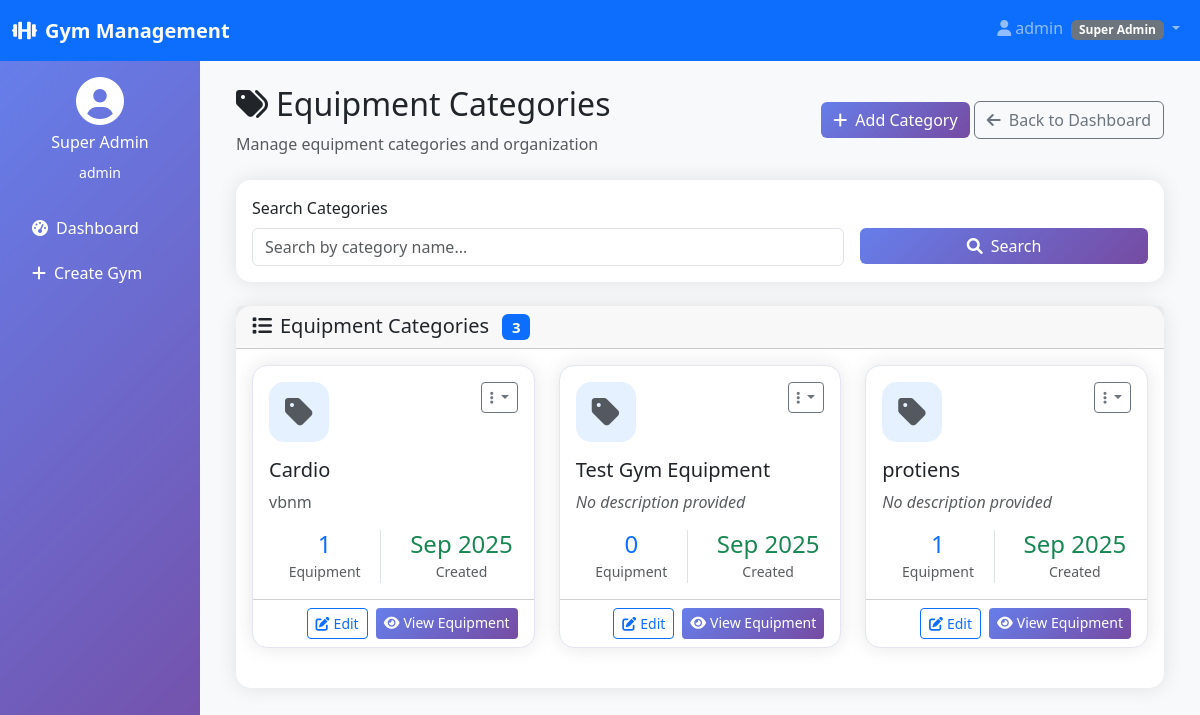
Screenshot of /inventory/categories/11/ (signed in) with the database file from the repository.
### multiple_gym/models.py (models this page shows)
class User(AbstractUser):
    USER_TYPES = (
        ('superadmin', 'Super Admin'),
        ('gymadmin', 'Gym Admin'),
        ('member', 'Member'),
        ('trainer', 'Trainer'),
    )
    user_type = models.CharField(max_length=20, choices=USER_TYPES, default='member')
    phone = models.CharField(max_length=15, blank=True)
    created_at = models.DateTimeField(auto_now_add=True)

### inventory_management/models.py (models this page shows, shortened)
class EquipmentCategory(models.Model):
    gym = models.ForeignKey(Gym, on_delete=models.CASCADE)
    name = models.CharField(max_length=255)
    description = models.TextField(blank=True)
    icon = models.ImageField(upload_to='category_icons/', blank=True, null=True)
    created_at = models.DateTimeField(auto_now_add=True)
    created_by = models.ForeignKey(settings.AUTH_USER_MODEL, on_delete=models.SET_NULL, null=True, blank=True)
    class Meta:
        verbose_name_plural = "Equipment Categories"
        ordering = ['name']
        unique_together = ['gym', 'name']  # Prevent duplicate category names per gym

### inventory_management/views.py (the view, shortened to what this page needs)
# urls.py: path('categories/<int:gym_id>/', views.equipment_category_list, name='equipment_category_list'),
@login_required
def equipment_category_list(request, gym_id):
    if request.user.user_type not in ["superadmin", "gymadmin"]:
        messages.error(request, "Access denied!")
        return redirect("login")
    gym = get_object_or_404(Gym, id=gym_id)
    try:
        categories = EquipmentCategory.objects.all().order_by('name')
        context = {
            'categories': categories,
            'gym': gym,
            'gym_id': gym_id,  # THIS IS IMPORTANT!
        }
        return render(request, 'inventory_management/equipment_category_list.html', context)
    except Exception as e:
        print(f"❌ Error in equipment_category_list: {str(e)}")
        messages.error(request, "Error loading categories. Please try again.")
        return redirect('inventory:dashboard', gym_id=gym_id)

### templates/inventory_management/equipment_category_list.html (shortened to what this page needs)
{% extends 'multiple_gym/base.html' %}
{% load static %}
{% block content %}
<div class="d-flex justify-content-between align-items-center mb-4">
    <div>
        <h2><i class="fas fa-tags me-2"></i>Equipment Categories</h2>
        <p class="text-muted mb-0">Manage equipment categories and organization</p>
    </div>
    <div>
      <a href="{% url 'inventory:add_equipment_category' gym_id %}" class="btn btn-primary">
          <i class="fas fa-plus me-2"></i>Add Category
      </a>
        <a href="{% url 'inventory:dashboard' gym_id %}" class="btn btn-outline-secondary">
            <i class="fas fa-arrow-left me-2"></i>Back to Dashboard
        </a>
    </div>
</div>
<div class="card mb-4">
    <div class="card-body">
        <form method="GET" class="row g-3">
            <div class="col-md-8">
                <label class="form-label">Search Categories</label>
                <input type="text" name="search" class="form-control" placeholder="Search by category name..." value="{{ search_query }}">
            </div>
            <div class="col-md-4">
                <label class="form-label">&nbsp;</label>
                <div class="d-grid">
                    <button type="submit" class="btn btn-primary">
                        <i class="fas fa-search me-2"></i>Search
                    </button>
                </div>
            </div>
        </form>
    </div>
</div>
<div class="card">
    <div class="card-header">
        <h5 class="card-title mb-0">
            <i class="fas fa-list me-2"></i>Equipment Categories
            <span class="badge bg-primary ms-2">{{ categories|length }}</span>
        </h5>
    </div>
    <div class="card-body">
        {% if categories %}
        <div class="row">
            {% for category in categories %}
            <div class="col-xl-4 col-lg-6 col-md-6 mb-4">
                <div class="card h-100 category-card">
                    <div class="card-body">
                        <div class="d-flex justify-content-between align-items-start mb-3">
                            <div class="category-icon">
                                {% if category.icon %}
                                <i class="fas {{ category.icon }} fa-2x text-primary"></i>
                                {% else %}
                                <i class="fas fa-tag fa-2x text-muted"></i>
                                {% endif %}
                            </div>
                            <div class="dropdown">
                                <button class="btn btn-sm btn-outline-secondary dropdown-toggle" type="button" data-bs-toggle="dropdown">
                                    <i class="fas fa-ellipsis-v"></i>
                                </button>
                            </div>
                        </div>
                        <h5 class="card-title">{{ category.name }}</h5>
                        <p class="text-muted mb-3">
                            {% if category.description %}
                                {{ category.description|truncatewords:15 }}
                            {% else %}
                                <em>No description provided</em>
                            {% endif %}
                        </p>
                        <div class="row text-center">
                            <div class="col-6">
                                <div class="border-end">
                                    <div class="h4 mb-0 text-primary">{{ category.equipment.count }}</div>
                                    <small class="text-muted">Equipment</small>
                                </div>
                            </div>
                            <div class="col-6">
                                <div class="h4 mb-0 text-success">{{ category.created_at|date:"M Y" }}</div>
                                <small class="text-muted">Created</small>
                            </div>
                        </div>
                    </div>
                    <div class="card-footer bg-transparent">
                        <div class="d-grid gap-2 d-md-flex justify-content-md-end">
                            <a href="{% url 'inventory:edit_equipment_category' gym_id category.id %}" class="btn btn-outline-primary btn-sm">
                                <i class="fas fa-edit me-1"></i>Edit
                            </a>
                            <a href="{% url 'inventory:equipment_list' gym_id %}?category={{ category.id }}" class="btn btn-primary btn-sm">
                                <i class="fas fa-eye me-1"></i>View Equipment
                            </a>
                        </div>
                    </div>
                </div>
            </div>
            {% endfor %}
        </div>
        {% endif %}
    </div>
</div>
{% endblock %}

### templates/multiple_gym/base.html (shortened to what this page needs)
<!DOCTYPE html>
<html lang="en">
<head>
    <link href="https://cdnjs.cloudflare.com/ajax/libs/bootstrap/5.3.0/css/bootstrap.min.css" rel="stylesheet">
    <link href="https://cdnjs.cloudflare.com/ajax/libs/font-awesome/6.0.0/css/all.min.css" rel="stylesheet">
</head>
<body class="bg-light">
    <nav class="navbar navbar-expand-lg navbar-dark bg-primary">
        <div class="container-fluid">
            <a class="navbar-brand" href="#">
                <i class="fas fa-dumbbell me-2"></i>Gym Management
            </a>
            {% if user.is_authenticated %}
            <div class="navbar-nav ms-auto">
                <div class="nav-item dropdown">
                    <a class="nav-link dropdown-toggle" href="#" role="button" data-bs-toggle="dropdown">
                        <i class="fas fa-user me-1"></i>{{ user.username }}
                        <span class="badge bg-secondary ms-1">{{ user.get_user_type_display }}</span>
                    </a>
                </div>
            </div>
            {% endif %}
        </div>
    </nav>
    <div class="container-fluid">
        <div class="row">
            {% if user.is_authenticated and user.user_type != 'member' %}
            <div class="col-md-3 col-lg-2 px-0">
                <div class="sidebar text-white p-3">
                    <div class="text-center mb-4">
                        <i class="fas fa-user-circle fa-3x mb-2"></i>
                        <h6>{{ user.get_user_type_display }}</h6>
                        <small>{{ user.username }}</small>
                    </div>
                    <ul class="nav flex-column">
                        {% if user.user_type == 'superadmin' %}
                        <li class="nav-item">
                            <a class="nav-link text-white" href="{% url 'multiple_gym:superadmin_dashboard' %}">
                                <i class="fas fa-tachometer-alt me-2"></i>Dashboard
                            </a>
                        </li>
                        <li class="nav-item">
                            <a class="nav-link text-white" href="{% url 'multiple_gym:create_gym' %}">
                                <i class="fas fa-plus me-2"></i>Create Gym
                            </a>
                        </li>
                        {% endif %}
                    </ul>
                </div>
            </div>
            {% endif %}
            <div
                class="{% if user.is_authenticated and user.user_type != 'member' %}col-md-9 col-lg-10{% else %}col-12{% endif %}">
                <div class="p-4">
                    {% block content %}{% endblock %}
                </div>
            </div>
        </div>
    </div>
</body>
</html>

### templates/multiple_gym/base.html (style rules this page uses)
.sidebar { min-height: 100vh; background: linear-gradient(135deg, #667eea 0%, #764ba2 100%); }
.navbar-brand { font-weight: bold; }
.card { border: none; border-radius: 15px; box-shadow: 0 0 20px rgba(0, 0, 0, 0.1); }
.btn-primary { background: linear-gradient(135deg, #667eea 0%, #764ba2 100%); border: none; }
.nav-link { transition: all 0.3s ease; border-radius: 8px; margin-bottom: 5px; }

### templates/inventory_management/equipment_category_list.html (style rules this page uses)
.category-card { transition: transform 0.2s ease-in-out, box-shadow 0.2s ease-in-out; border: 1px solid #e3e6f0; }
.category-icon { width: 60px; height: 60px; display: flex; align-items: center; justify-content: center; background: rgba(0,123,255,0.1); border-radius: 15px; }
.border-end { border-right: 1px solid #dee2e6 !important; }

### rows the page displays
User: username "admin", user_type "Super Admin"
EquipmentCategory: name "Cardio", description "vbnm", equipment.count "1", created_at "Sep 2025"
EquipmentCategory: name "Test Gym Equipment", description "No description provided", equipment.count "0", created_at "Sep 2025"
EquipmentCategory: name "protiens", description "No description provided", equipment.count "1", created_at "Sep 2025"

### other values shown
{{ categories|length }} "3"
